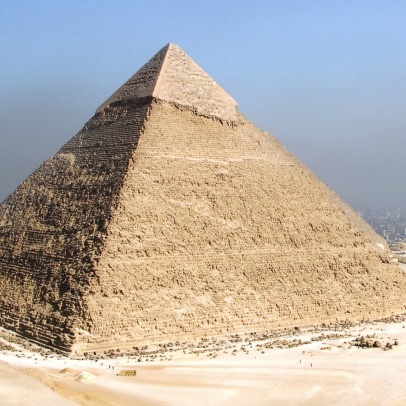
#> input picture pyramid.jpg, 406 x 406 px
$ python 'add task.py'
#> lines starting #> are read from the running program, lines starting #| are printed output that depends on the picture; after the words box and inside, x2 and y2 are one past the last pixel; in counts of white or black regions, pixels touching at a corner belong together
import cv2
import numpy as np
import matplotlib.pyplot as plt

pyramid_img_path = "pyramid.jpg"
fly_img_path = "fly64.png"

pyramid_img = cv2.imread(pyramid_img_path)
#> pyramid_img is the input picture: shape (406, 406, 3); mean B, G, R 165.1, 174.3, 182.7
fly_img = cv2.imread(fly_img_path, cv2.IMREAD_UNCHANGED)
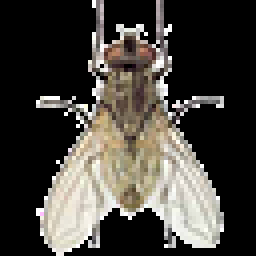
#> input picture fly64.png, 64 x 64 px (shown 4 times larger)
#> fly_img is the input picture: shape (64, 64, 4); mean B, G, R, A 60.9, 66.5, 69.8, 85.9

gray = cv2.cvtColor(pyramid_img, cv2.COLOR_BGR2GRAY)
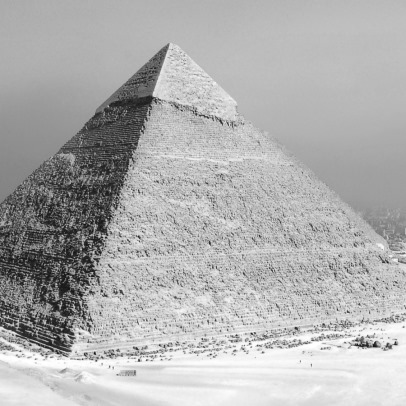
#> gray: shape (406, 406); min 17, max 255, mean 175.8


orb = cv2.ORB_create()
keypoints, descriptors = orb.detectAndCompute(gray, None)
#> keypoints = 485 keypoints; strongest (x, y, size): (358, 342, 31), (66, 334, 31), (94, 353, 31), (44, 323, 31)

if len(keypoints) > 0:
    keypoint_coords = np.array([kp.pt for kp in keypoints])
#> keypoint_coords = 485 pairs, first value 31 to 367.2, second value 92.07 to 360
    avg_x, avg_y = np.mean(keypoint_coords, axis=0)
#> avg_x = 130.5; avg_y = 279.1
    avg_x, avg_y = int(avg_x), int(avg_y)
#> avg_x = 130; avg_y = 279
    print(f"Mark Center: X = {avg_x}, Y = {avg_y}")
#| Mark Center: X = 130, Y = 279
else:
    print("No keypoints detected!")
    exit()

fly_h, fly_w = fly_img.shape[:2]
#> fly_h = 64; fly_w = 64

top_left_x = avg_x - fly_w // 2
#> top_left_x = 98
top_left_y = avg_y - fly_h // 2
#> top_left_y = 247

if top_left_x < 0: top_left_x = 0
if top_left_y < 0: top_left_y = 0

roi = pyramid_img[top_left_y:top_left_y + fly_h, top_left_x:top_left_x + fly_w]
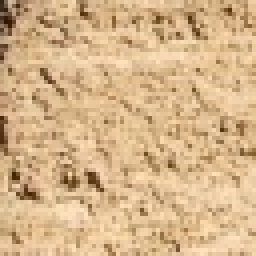
#> roi: shape (64, 64, 3) (shown 4 times larger); mean B, G, R 138.7, 180.8, 214.5

if fly_img.shape[2] == 4:
    alpha_channel = fly_img[:, :, 3] / 255.0
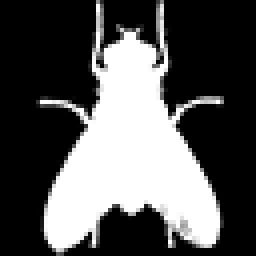
#> alpha_channel: shape (64, 64) float64 (shown 4 times larger); min 0, max 1, mean 0.337
    for c in range(3):
        roi[:, :, c] = (1 - alpha_channel) * roi[:, :, c] + alpha_channel * fly_img[:, :, c]
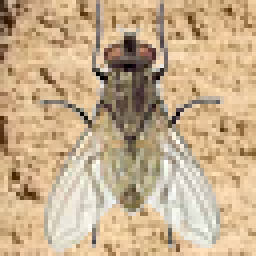
#> roi: shape (64, 64, 3) (shown 4 times larger); mean B, G, R 140.7, 173.9, 199.4
else:
    roi[:] = fly_img[:, :, :3]

pyramid_img[top_left_y:top_left_y + fly_h, top_left_x:top_left_x + fly_w] = roi
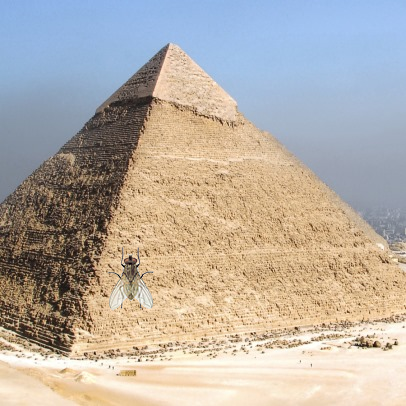
#> pyramid_img: shape (406, 406, 3); 0.96% of pixels changed, all inside (x1, y1, x2, y2) = (107, 247, 154, 311)


pyramid_img = cv2.cvtColor(pyramid_img, cv2.COLOR_BGR2RGB)

plt.figure(figsize=(10, 6))
plt.imshow(pyramid_img)
plt.title("Fly Superimposed on Pyramid Image")
plt.axis("off")
plt.show()
